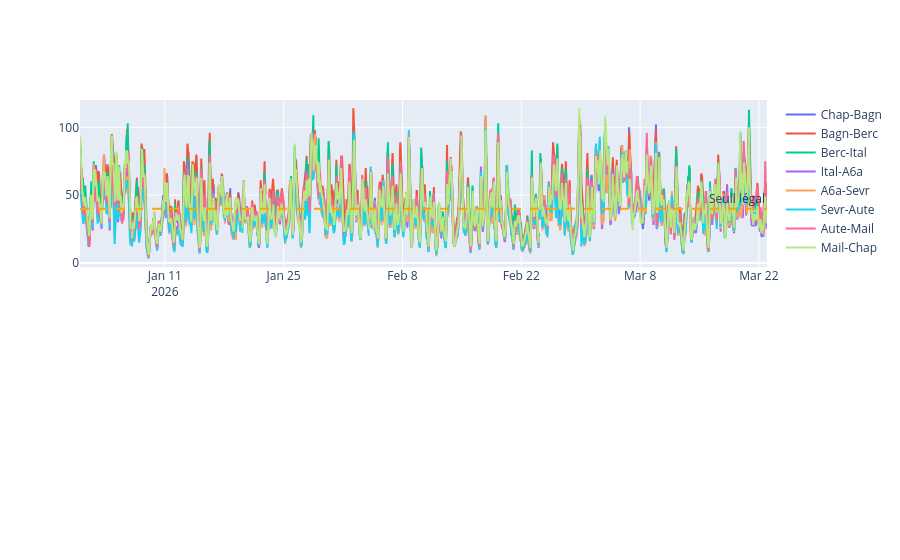

Notebook code cell kept with this figure:
### Markdown cell above
## Dictionnaire des Données - Qualité de l'Air Périphérique

Ce dataset contient les mesures horaires des concentrations de polluants atmosphériques sur différents segments du Boulevard Périphérique de Paris.

### Référence Temporelle
* **`time`** : Horodatage de la mesure (Format: AAAA-MM-JJ HH:MM:SS). 

### Segments du Périphérique (Localisation Spatiale)
Chaque colonne représente la concentration moyenne de polluants (en **µg/m³**) sur un tronçon spécifique :

| Colonne | Segment (De $\rightarrow$ Vers) | Zone Géographique |
| :--- | :--- | :--- |
| **Chap-Bagn** | Porte de la Chapelle $\rightarrow$ Porte de Bagnolet | Nord-Est |
| **Bagn-Berc** | Porte de Bagnolet $\rightarrow$ Porte de Bercy | Est |
| **Berc-Ital** | Porte de Bercy $\rightarrow$ Porte d'Italie | Sud-Est |
| **Ital-A6a** | Porte d'Italie $\rightarrow$ Jonction A6a | Sud |
| **A6a-Sevr** | Jonction A6a $\rightarrow$ Porte de Sèvres | Sud-Ouest |
| **Sevr-Aute** | Porte de Sèvres $\rightarrow$ Porte d'Auteuil | Ouest |
| **Aute-Mail** | Porte d'Auteuil $\rightarrow$ Porte de Maillot | Nord-Ouest (16e) |
| **Mail-Chap** | Porte de Maillot $\rightarrow$ Porte de la Chapelle | Nord-Ouest (17e) |

### Polluants Étudiés (Selon le fichier chargé)
* **NO2** : Dioxyde d'azote (lié principalement au trafic routier).
* **PM10** : Particules fines de diamètre inférieur à 10 micromètres.
* **PM2.5** : Particules fines de diamètre inférieur à 2.5 micromètres.

### Code cell
import pandas as pd
import numpy as np
import matplotlib.pyplot as plt
import seaborn as sns
import plotly.express as px
import plotly.graph_objects as go
from plotly.subplots import make_subplots
import warnings
import os
from pathlib import Path
from math import pi

warnings.filterwarnings('ignore')

# Configuration des graphiques
plt.style.use('seaborn-v0_8-darkgrid')
sns.set_palette("husl")

# =============================================================================
# 1. CHARGEMENT DES DONNÉES (CORRIGÉ POUR LES CHEMINS)
# =============================================================================

def charger_donnees():
    """Charge les trois fichiers de données avec gestion du chemin relatif"""
    # Gestion dynamique du chemin (remonte d'un cran si on est dans /notebooks)
    current_dir = Path(os.getcwd())
    base_path = current_dir.parent if current_dir.name == 'notebooks' else current_dir
    data_dir = base_path / 'data'

    print(f"📂 Recherche des fichiers dans : {data_dir.absolute()}")

    # Noms exacts des fichiers (attention aux accents)
    files = {
        'NO2':  data_dir / '2026_NO2_boulevard_périphérique.csv',
        'PM25': data_dir / '2026_PM25_boulevard_périphérique.csv',
        'PM10': data_dir / '2026_PM10_boulevard_périphérique.csv'
    }

    try:
        df_no2 = pd.read_csv(files['NO2'], parse_dates=['time'])
        df_pm25 = pd.read_csv(files['PM25'], parse_dates=['time'])
        df_pm10 = pd.read_csv(files['PM10'], parse_dates=['time'])
        return df_no2, df_pm25, df_pm10
    except FileNotFoundError as e:
        print(f"❌ Erreur : {e}")
        print(f"Contenu du dossier data : {[f.name for f in data_dir.glob('*.csv')]}")
        return None, None, None

# =============================================================================
# 2. EXPLORATION GÉNÉRALE (CORRIGÉ AVEC MÉMOIRE)
# =============================================================================

def exploration_generale(df, nom_polluant):
    if df is None: return
    print(f"\n{'='*60}")
    print(f"EXPLORATION - {nom_polluant}")
    print(f"{'='*60}")
    
    print(f"\n📊 Dimensions: {df.shape[0]} lignes × {df.shape[1]} colonnes")
    print(f"\n📅 Période: {df['time'].min()} à {df['time'].max()}")
    
    print(f"\n💾 Empreinte mémoire (en octets) :\n{df.memory_usage(deep=True)}")
    print(f"\n💾 Total mémoire : {df.memory_usage(deep=True).sum() / 1024**2:.2f} MB")
    
    print(f"\n🔍 Valeurs manquantes:\n{df.isnull().sum()}")

# =============================================================================
# 3. VISUALISATION TEMPORELLE (CORRIGÉ AVEC SEUILS)
# =============================================================================

def visualisation_temporelle(df, nom_polluant):
    if df is None: return
    segments = [col for col in df.columns if col not in ['time', 'heure', 'jour_semaine', 'jour']]
    
    # --- PLOTLY (Interactif) ---
    fig = make_subplots(rows=2, cols=1, vertical_spacing=0.12)
    for segment in segments:
        fig.add_trace(go.Scatter(x=df['time'], y=df[segment], name=segment), row=1, col=1)
    
    # Ajout ligne de seuil sur Plotly
    seuil = 40 if nom_polluant == 'NO2' else (50 if nom_polluant == 'PM10' else 20)
    fig.add_hline(y=seuil, line_dash="dash", line_color="orange", annotation_text="Seuil légal")
    
    fig.show()
    
    # --- MATPLOTLIB (Statique avec Seuils) ---
    fig, axes = plt.subplots(2, 2, figsize=(15, 10))
    
    # 1. Série temporelle + Seuil
    axes[0, 0].plot(df['time'], df[segments[0]], linewidth=0.5)
    axes[0, 0].axhline(y=seuil, color='orange', linestyle='--', label=f'Seuil légal ({seuil})')
    axes[0, 0].set_title(f'{segments[0]} - {nom_polluant}')
    axes[0, 0].legend()

    # 2. Boxplot
    df[segments].boxplot(ax=axes[0, 1], rot=45)
    axes[0, 1].axhline(y=seuil, color='orange', linestyle='--')
    
    # 3 & 4. Variation Horaire / Hebdomadaire
    df['heure'] = df['time'].dt.hour
    moy_h = df.groupby('heure')[segments].mean()
    for s in segments[:4]: axes[1, 0].plot(moy_h.index, moy_h[s], label=s)
    axes[1, 0].set_title('Variation horaire')
    axes[1, 0].legend()
    
    plt.tight_layout()
    plt.show()

# =============================================================================
# 7. COMPARAISON (CORRIGÉ : RADAR CHART FIX)
# =============================================================================

def comparaison_polluants(df_no2, df_pm25, df_pm10):
    if df_no2 is None: return
    segments = [col for col in df_no2.columns if col not in ['time', 'heure', 'jour_semaine', 'jour']]
    
    moyennes = pd.DataFrame({
        'Segment': segments,
        'NO2': [df_no2[s].mean() for s in segments],
        'PM2.5': [df_pm25[s].mean() for s in segments],
        'PM10': [df_pm10[s].mean() for s in segments]
    })

    # FIX DU RADAR CHART : Création d'une figure spécifique
    fig = plt.figure(figsize=(15, 6))
    
    # Bar plot
    ax1 = fig.add_subplot(121)
    moyennes.plot(kind='bar', x='Segment', ax=ax1)
    ax1.set_title("Moyennes par segment")

    # Radar chart
    ax2 = fig.add_subplot(122, projection='polar')
    categories = ['NO2', 'PM2.5', 'PM10']
    N = len(categories)
    
    # Valeurs pour le premier segment
    values = moyennes.loc[0, categories].values.flatten().tolist()
    values += values[:1] # Fermer le cercle
    angles = [n / float(N) * 2 * pi for n in range(N)]
    angles += angles[:1]
    
    ax2.plot(angles, values, 'o-', linewidth=2)
    ax2.fill(angles, values, alpha=0.25)
    ax2.set_xticks(angles[:-1])
    ax2.set_xticklabels(categories)
    ax2.set_title(f"Profil : {moyennes.loc[0, 'Segment']}")
    
    plt.tight_layout()
    plt.show()

# =============================================================================
# EXÉCUTION
# =============================================================================

if __name__ == "__main__":
    df_no2, df_pm25, df_pm10 = charger_donnees()
    
    if df_no2 is not None:
        exploration_generale(df_no2, "NO2")
        visualisation_temporelle(df_no2, "NO2")
        comparaison_polluants(df_no2, df_pm25, df_pm10)
        # Note : tu peux appeler les autres fonctions (analyse_spatiale, etc.) de la même manière

### Figure 1 — Plotly figure (JSON) as saved in the notebook; plotly's stock layout.template omitted (floating-point values rounded to 4 significant figures; data arrays with more than 128 entries replaced by an {"elided": "..."} marker saying what was removed)
{"data": [{"name": "Chap-Bagn", "type": "scatter", "x": {"elided": "1944 str values"}, "xaxis": "x", "y": {"elided": "1944 int values"}, "yaxis": "y"}, {"name": "Bagn-Berc", "type": "scatter", "x": {"elided": "1944 str values"}, "xaxis": "x", "y": {"elided": "1944 int values"}, "yaxis": "y"}, {"name": "Berc-Ital", "type": "scatter", "x": {"elided": "1944 str values"}, "xaxis": "x", "y": {"elided": "1944 int values"}, "yaxis": "y"}, {"name": "Ital-A6a", "type": "scatter", "x": {"elided": "1944 str values"}, "xaxis": "x", "y": {"elided": "1944 int values"}, "yaxis": "y"}, {"name": "A6a-Sevr", "type": "scatter", "x": {"elided": "1944 str values"}, "xaxis": "x", "y": {"elided": "1944 int values"}, "yaxis": "y"}, {"name": "Sevr-Aute", "type": "scatter", "x": {"elided": "1944 str values"}, "xaxis": "x", "y": {"elided": "1944 int values"}, "yaxis": "y"}, {"name": "Aute-Mail", "type": "scatter", "x": {"elided": "1944 str values"}, "xaxis": "x", "y": {"elided": "1944 int values"}, "yaxis": "y"}, {"name": "Mail-Chap", "type": "scatter", "x": {"elided": "1944 str values"}, "xaxis": "x", "y": {"elided": "1944 int values"}, "yaxis": "y"}], "layout": {"annotations": [{"showarrow": false, "text": "Seuil légal", "x": 1, "xanchor": "right", "xref": "x domain", "y": 40, "yanchor": "bottom", "yref": "y"}], "shapes": [{"line": {"color": "orange", "dash": "dash"}, "type": "line", "x0": 0, "x1": 1, "xref": "x domain", "y0": 40, "y1": 40, "yref": "y"}], "xaxis": {"anchor": "y", "domain": [0, 1]}, "xaxis2": {"anchor": "y2", "domain": [0, 1]}, "yaxis": {"anchor": "x", "domain": [0.56, 1]}, "yaxis2": {"anchor": "x2", "domain": [0, 0.44]}}}
